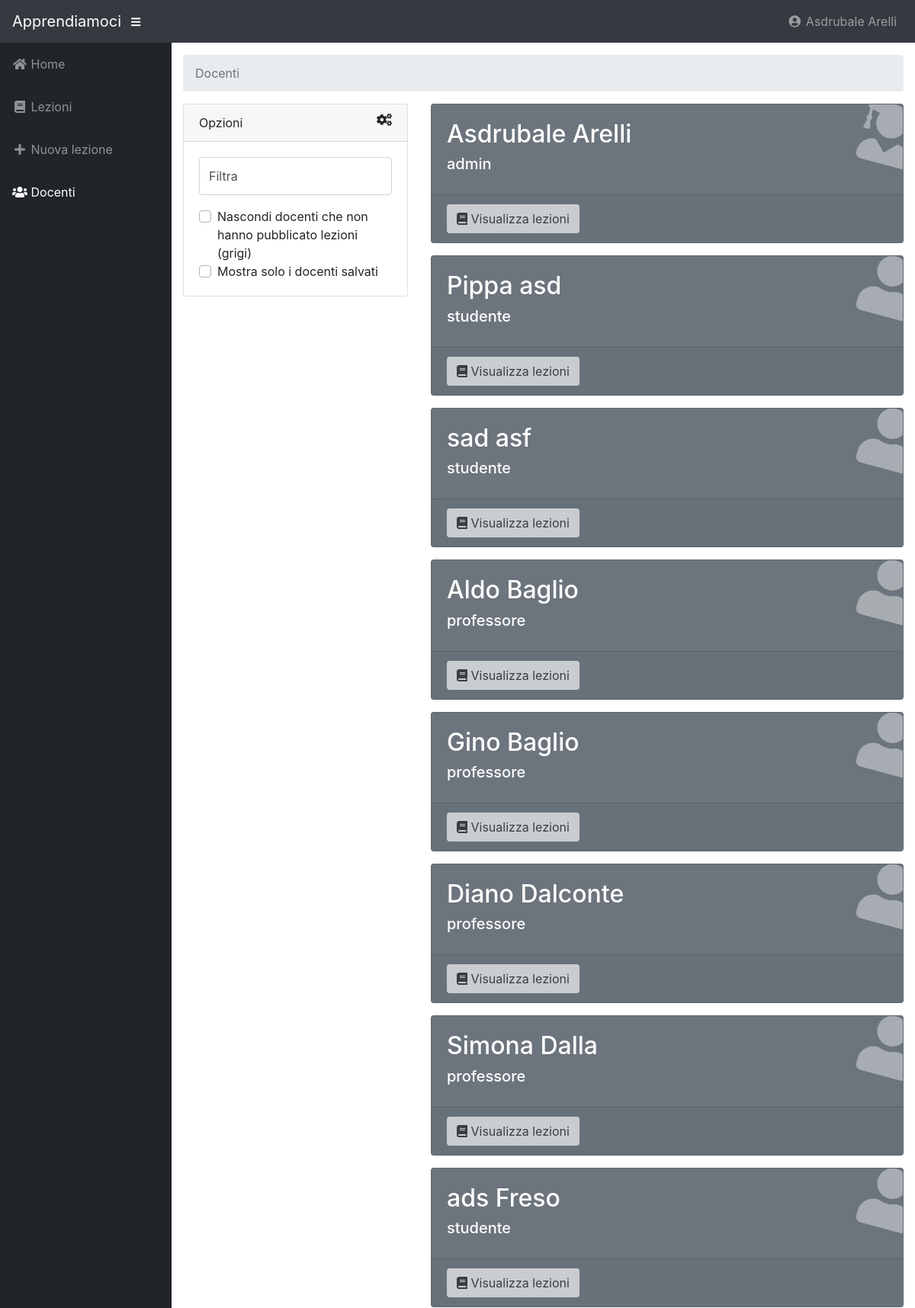
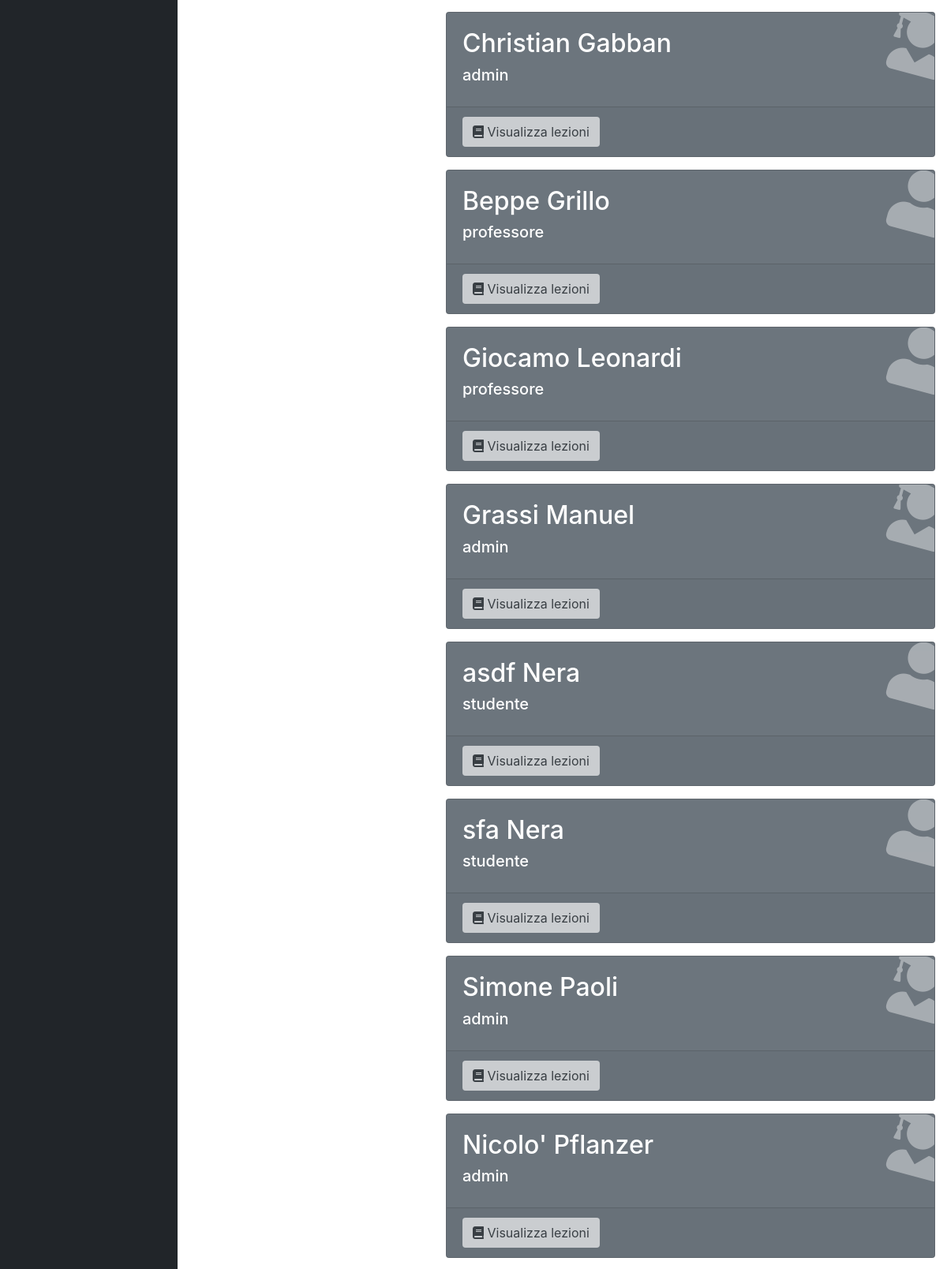
The app's page /docenti/index.php (signed in, upper part) with its own data (2 pictures, top to bottom).
### tables this page shows
CREATE TABLE `utenti` (
  `id` int(15) NOT NULL AUTO_INCREMENT,
  `email` varchar(30) NOT NULL,
  `password` varchar(40) NOT NULL,
  `nome` varchar(20) NOT NULL,
  `cognome` varchar(20) NOT NULL,
  `domandaSicurezza` varchar(100),
  `rispostaSicurezza` varchar(20),
  `tipo` ENUM('studente', 'professore', 'admin') DEFAULT 'studente',
  `avatar` varchar(100),
  `aiuti` BOOLEAN DEFAULT 1,
  PRIMARY KEY (`id`),
  UNIQUE KEY (`email`)
);

### src/connection.php (called while the page is built, shortened)
<?php
  function query($sql){
    $conn = new mysqli("localhost", "root", "", "apprendiamo");
    $tabella = array();
    $result = $conn->query($sql);
    if (isset($result->num_rows)){
      if ($result->num_rows == 0) {
        return $tabella;
      } else while($row = $result->fetch_assoc()){
        array_push($tabella, $row);
      }
      return $tabella;
    } else {
      $conn->close();
    }
  }
?>

### src/docenti/wrapper.php (the view, shortened to what this page needs)
<div id="wrapper">
  <?php include '../wrapper_head.php' ?>
  <?php $idUtente = $_SESSION['user_row']['id'] ?>
  <?php $docenti = query("SELECT utenti.*, COUNT(lezioni.id) as count, utenti.preferito
                          FROM (
                            SELECT utenti.*, utentidiutenti.preferito
                            FROM utenti
                            LEFT JOIN utentidiutenti
                              ON (
                                utentidiutenti.idUtente=utenti.id AND
                                utentidiutenti.idStudente=$idUtente
                              )
                            ) as utenti
                          LEFT JOIN lezioni
                            ON (
                              lezioni.idUtente=utenti.id
                            )
                            GROUP BY utenti.id
                            ORDER BY utenti.cognome, utenti.nome
                          ") ?>
  <div id="content-wrapper">
    <div class="container-fluid">
      <ol class="breadcrumb">
        <li class="breadcrumb-item active">Docenti</li>
      </ol>
      <div class="row">
        <div class="col-xl-4 col-sm-12 mb-3">
          <div class="card">
            <div class="card-header">
              Opzioni
              <a>
                <i class="fas fa-cogs float-right"></i>
              </a>
            </div>
            <div class="card-body">
              <div class="form-group">
                <div class="form-label-group">
                  <input type="text" id="inputFiltra" class="form-control" placeholder="Filtra" autofocus="autofocus" onkeyup="filtra()">
                  <label for="inputFiltra">Filtra</label>
                </div>
              </div>
              <div class="custom-control custom-checkbox">
                <label class="custom-control-label" for="filtraInattivi" >Nascondi docenti che non hanno pubblicato lezioni (grigi)</label>
              </div>
              <div class="custom-control custom-checkbox">
                <label class="custom-control-label" for="filtraPreferiti" >Mostra solo i docenti salvati</label>
              </div>
            </div>
          </div>
        </div>
        <div class="col-xl-8 col-sm-12">
        <?php foreach ($docenti as $docente): ?>
          <?php if ($docente['count']): ?>
            <div class="card text-white o-hidden bg-primary mb-3" attivo="si" name="docente" preferito="<?php echo +$docente['preferito'] ?>">
          <?php else: ?>
            <div class="card text-white o-hidden bg-secondary mb-3" attivo="no" name="docente" preferito="<?php echo +$docente['preferito'] ?>">
          <?php endif; ?>
            <div class="card-body">
              <div class="card-body-icon">
                <?php if ($docente['tipo'] == 'admin'): ?>
                  <i class="fas fa-user-graduate"></i>
                <?php else: ?>
                  <i class="fas fa-user"></i>
                <?php endif; ?>
              </div>
              <div class="mr-5">
                <h2><?php echo $docente['nome']. " " .$docente['cognome']?></h2>
                <h5><?php echo $docente['tipo'] ?></h5>
              </div>
            </div>
            <div class="card-footer">
              <form method="post">
              <button type="button" class="btn bg-white" onclick="window.location='../lezioni/?utente=<?php echo $docente['id'] ?>'" <?php if (!$docente['count']): ?>disabled="disabled" title="nessuna lezione" <?php endif; ?>>
                <i class="fas fa-book"></i> Visualizza lezioni
              </button>
              </form>
            </div>
          </div>
        <?php endforeach; ?>
      </div>
    </div>
    </div>
  </div>
</div>

### records on screen
utenti: nome "Asdrubale", cognome "Arelli", tipo "admin"
utenti: nome "Pippa", cognome "asd", tipo "studente"
utenti: nome "sad", cognome "asf", tipo "studente"
utenti: nome "Aldo", cognome "Baglio", tipo "professore"
utenti: nome "Gino", cognome "Baglio", tipo "professore"
utenti: nome "Diano", cognome "Dalconte", tipo "professore"
utenti: nome "Simona", cognome "Dalla", tipo "professore"
utenti: nome "ads", cognome "Freso", tipo "studente"
utenti: nome "Christian", cognome "Gabban", tipo "admin"
utenti: nome "Beppe", cognome "Grillo", tipo "professore"
utenti: nome "Giocamo", cognome "Leonardi", tipo "professore"
utenti: nome "Grassi", cognome "Manuel", tipo "admin"
utenti: nome "asdf", cognome "Nera", tipo "studente"
utenti: nome "sfa", cognome "Nera", tipo "studente"
utenti: nome "Simone", cognome "Paoli", tipo "admin"
utenti: nome "Nicolo'", cognome "Pflanzer", tipo "admin"

### other values on screen
$_SESSION['user_row']['nome'] "Asdrubale"
$_SESSION['user_row']['cognome'] "Arelli"
